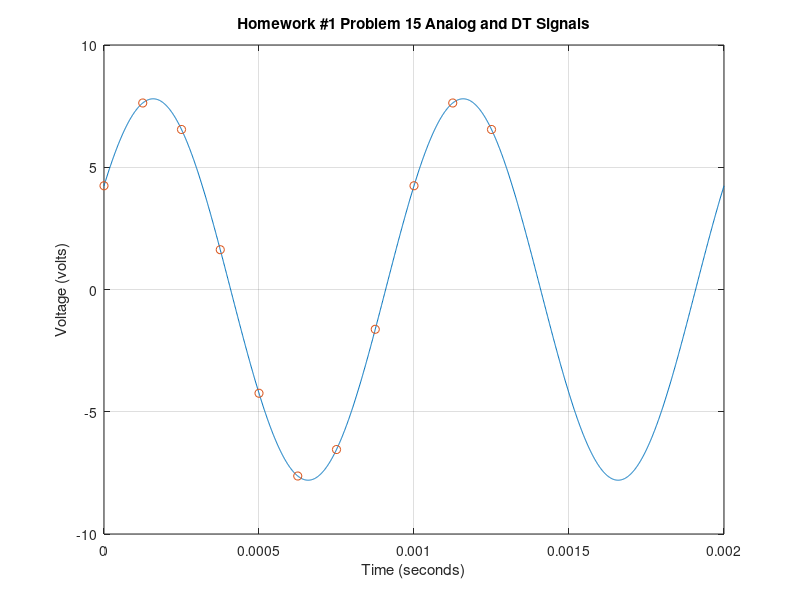

Write the MATLAB code that produced this figure.
clear *; close all; clc;

% To start with, I want to generate a plot that looks like an analog
% waveform.  However Matlab only works with discrete time waveforms.  So
% the way I'm going to do this, is by using a super high sampling
% frequency, so the discrete time and analog waveforms look pretty much the
% same.  By "super high" I mean a sampling frequency that will give me
% 1,000 time samples in each period of the analog waveform.  Another way to
% say the same thing, is to say I'm going to use a sampling frequency that
% is 1,000 times higher than the frequency of the signal (which in this
% case is also 1,000)
fs=1000*1000;

% I did not specify in the problem what time interval you should plot the
% signal over.  I'm going to pick to plot it from t=0 to t=2/1000 seconds.
% That's t=0 to t=.002.  That should give me two cycles of the 1 kHz sine
% wave.  As always, I want the distance between the time samples to be
% 1/fs seconds.  Now I'll make an array of time samples from 0 to .002 in 
% steps of 1/fs
t=[0:1/fs:0.002];

% Now life is pretty easy, I just need to write the equation for the signal
% and plot it
x=-7.8*sin(2*pi*1000*t+10);
plot(t,x);

% These are optional commands, that just make the graph look prettier.
grid on;
xlabel('Time (seconds)');
ylabel('Voltage (volts)');
title('Homework #1 Problem 15 Analog Waveform');

% Here is a way to stop the execution of the matlab script, until the user
% presses the tne ENTER key
input('Click mouse on matlab command window, then press ENTER key to continue execution');

% Now let's generate the discrete time signal I asked for in the problem.
% The problem specified the sampling frequency of 8,000 samples per second,
% which we will usually call 8 kHz.  I only wanted the first 10 samples, so
% I will go from t=0 to t=10/8000;  I'll plot them on the same graph as the
% analog waveform, so you can compare them.
fs=8000;
t=[0:1/fs:10/8000];
x=-7.8*sin(2*pi*1000*t+10);

% Now I'm going to plot the discrete time signal on top of the analog
% signal I already made.  I'll do that by first using the figure(1)
% command.  That will bring the figure to the top of the PC's screen, so
% the user does not have to click on it.  Next I'll use hold on.  Normally
% every time you execute a plot command, Matlab first removes the old graph
% that was there, then plots the new one.  The hold on command tells Matlab
% to not erase the old plot, to just put the new one on top of it.  You can
% do a third, forth, fifth, etc. plot on top of these.  If you want to stop
% this, use the hold off command.
figure(1);
hold on;

% The plot command is the same as the analog signal, except I will use the
% string 'o' at the end.  This tells matlab to not play connect the dots.
% Instead it will lot a circle at each point
plot(t,x,'o');

% Finally, let's change the title.  The hold on command has no impact
% on this, the new titles always destroy the old titles, they do not 
% write on top of them
title('Homework #1 Problem 15 Analog and DT Signals');

% Here is the way I would normally look at x[0] to x[10]
x

% It is just a little bit easier to read them, if you change the array 
% into a single column.  It is trivial to do that in matlab with the
% transpose (single quote) operator, like this
x'

% Here's a real fancy way to display them.  I don't expect you to do this
% normally, I'm just trying to make a final display that makes it a little
% clearer what each number means.  If you are struggling to understand
% matlab, don't bother reading the code below, you don't need it.  But for
% those of you that want an idea of how you can format your output a little
% more cleanly in the command window, I thought this example might help.
% contact me if you can't figure it out.
for i=1:length(x)
    n=i-1;
    disp(['x[',num2str(n),'] = ',num2str(x(i))]);
end

% hehe, being sneaky
